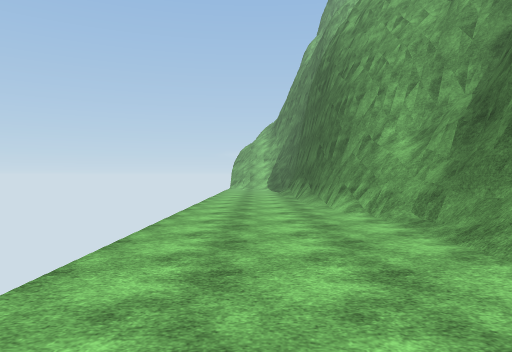
View 1 (above)

14 first-person views from a walk through a Unity game level. The camera is 1.4 m above the floor, looks level and sees 70° across. The floor is counted in squares, 2 m on a side. Each view is taken from the middle of a square. On the plan, view 1 faces up. The plan holds only what a view shows up to about 11 squares ahead; the rest is blank. The place goes on beyond the plan. The player character is not drawn. Surface patterns are stand-ins for the level's own textures.

View 2
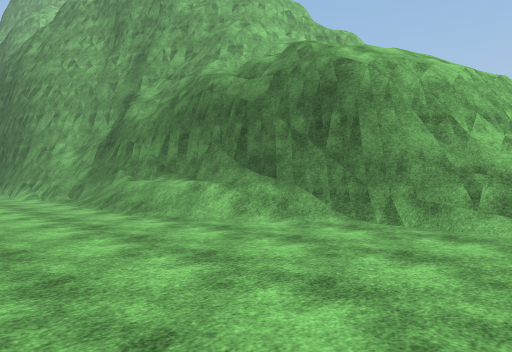

View 3
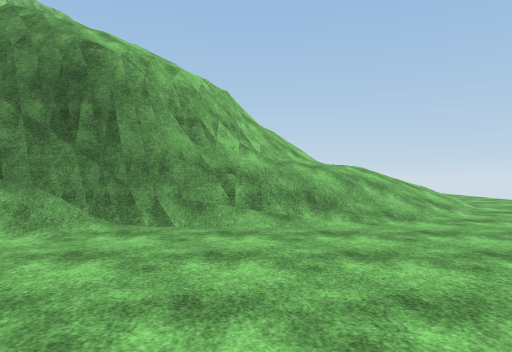

View 4
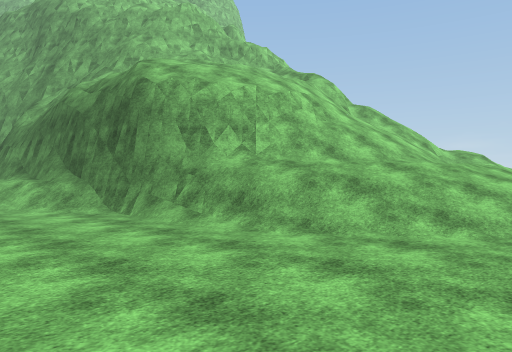

View 5
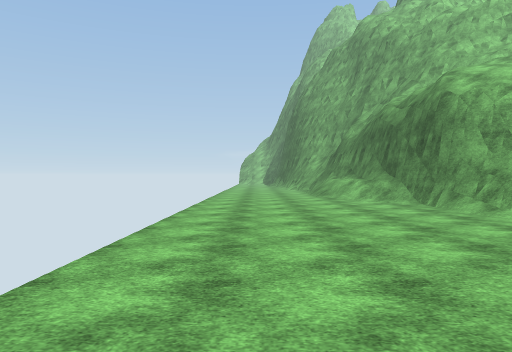

View 6
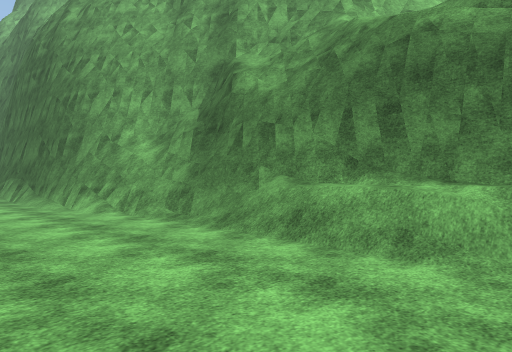

View 7
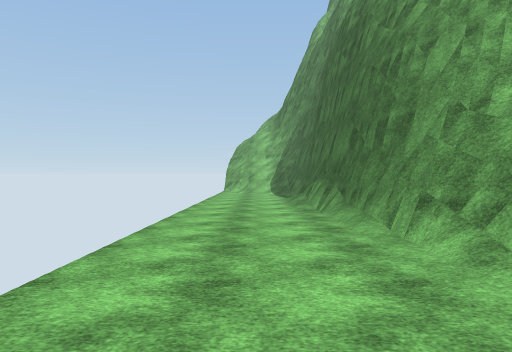

View 8
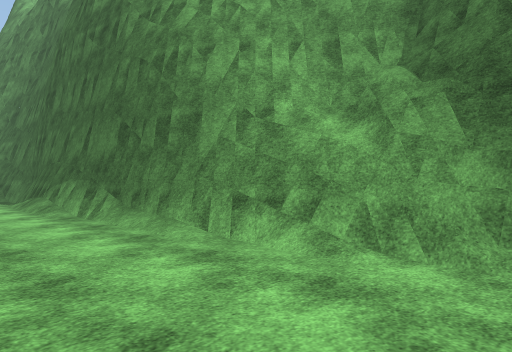

View 9
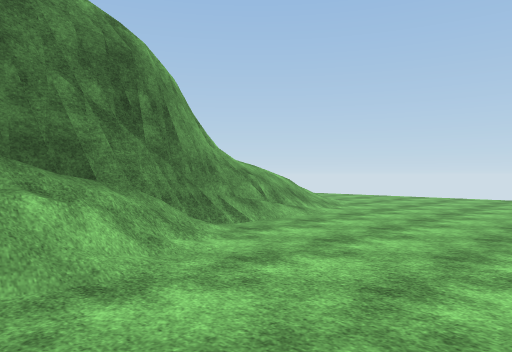

View 10
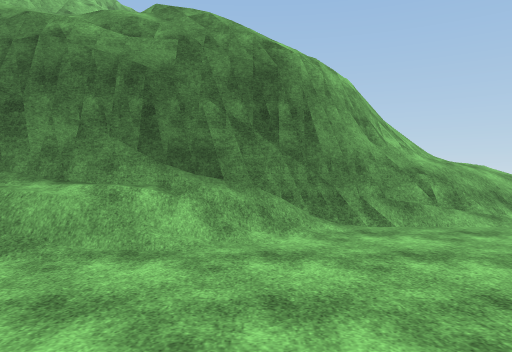

View 11
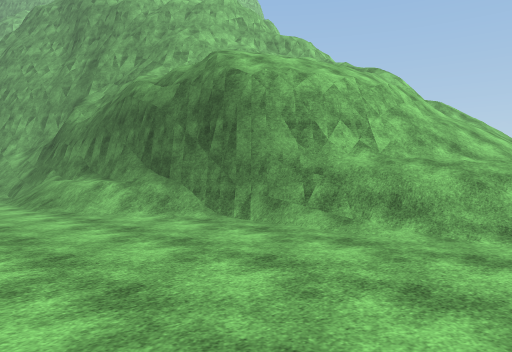

View 12
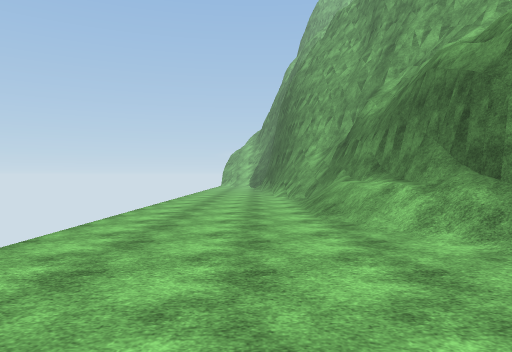

View 13
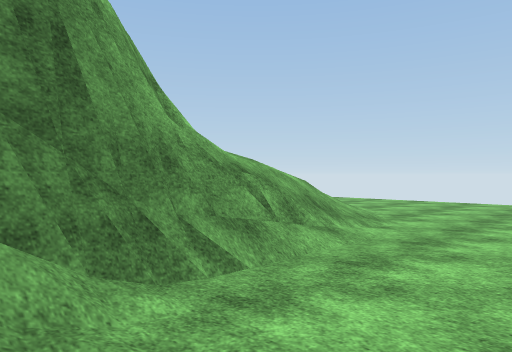

View 14
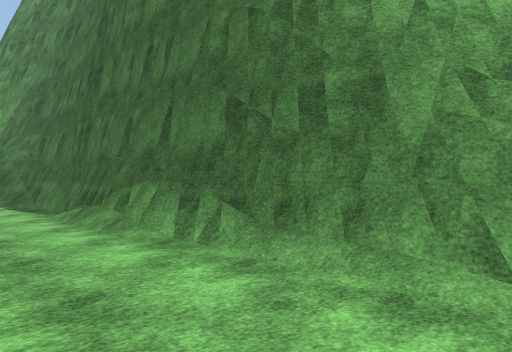

### Floor plan
Key: @ floor where view 1 was taken; # wall or solid block; . main floor; : floor 1.25 m higher than the main floor; + floor 1.5 m higher than the main floor; * floor 2 m higher than the main floor; / step, stairs or slope; = window, fence, low wall or low ledge; v drop or lower ground.
Columns run from 1 left of view 1 to 13 right of it. Each row starts with its distance up from view 1.
 16  ..#
 15 ...#
 14 ...#
 13 ...#
 12 ...#
 11 ...#
 10 ...#
  9 ...##
  8 ...#=
  7 ...=##
  6 ....###=#
  5 ....##=####
  4 ....##=//=##
  3 ...//#//
  2 .../:#//
  1 ..../#=/
  0 .@../##//
 -1 ..../#v//
 -2 .....##/////
 -3 ...../##=///=/
 -4 .....//=///////
 -5 ....../////////
 -6 ......///**/**/
 -7 .......////+
 -8 ........///
 -9 ........./
-10 ............
-11  . .........

Positions as (right, up) in squares from view 1, and headings:
1: (0, 0), facing up
2: (-1, -5), facing up-right
3: (-1, -4), facing right
4: (1, -9), facing up-right
5: (0, -11), facing up
6: (-1, 0), facing up-right
7: (0, 4), facing up
8: (-1, 5), facing up-right
9: (0, 1), facing down-right
10: (-1, -1), facing right
11: (0, -7), facing up-right
12: (1, -5), facing up
13: (2, -1), facing down-right
14: (-1, 8), facing up-right
